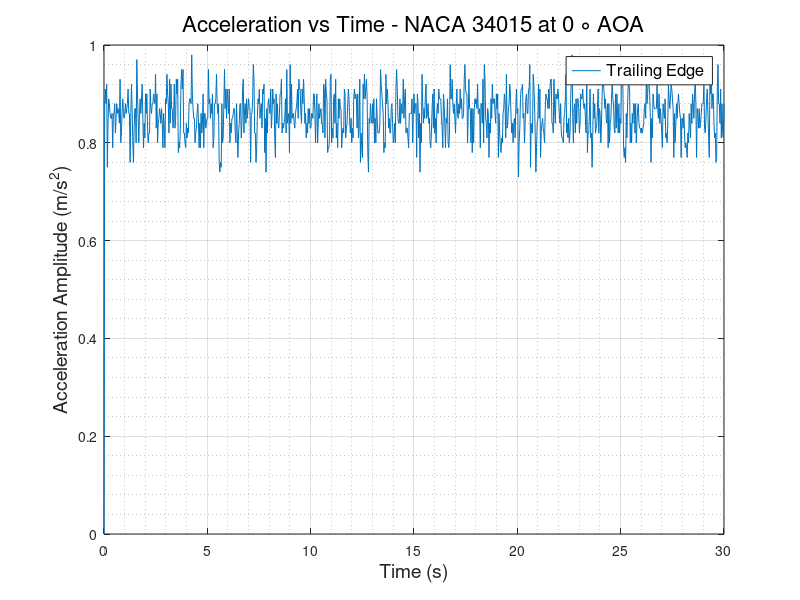
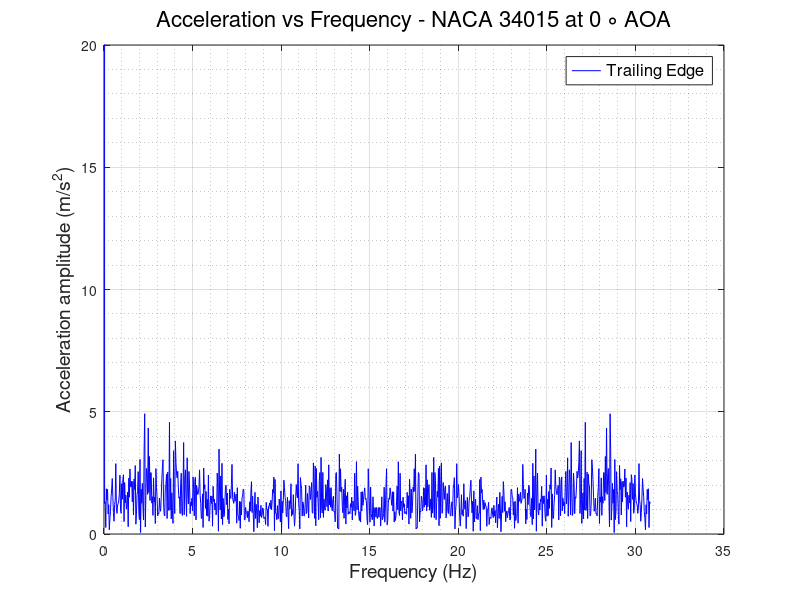

Source code (MATLAB) for these figures, in order:
clc
clear
close all
%% READING ACCELEROMETER DATA and defining Variables
                      % TRAILING EDGE %
data   = xlsread('TE_400rpm.csv');
TE_time   = data(:,1);
TE_X_acc  = data(:,2);
TE_Y_acc  = data(:,3);
TE_Z_acc  = data(:,4);
TE_R_acc  = sqrt(TE_X_acc.^2 + TE_Y_acc.^2 + TE_Z_acc.^2);
% plot(TE_time,TE_R_acc)
N      = numel(TE_time);
Ts     = abs(diff(TE_time(1:2)));
fs     = 1/Ts;
f_axis = [0:N-1]*fs/N;
A_freq_TE = fft(TE_Z_acc);
figure(1)
plot(TE_time, TE_Z_acc)
grid on
grid minor
xlabel('Time (s)','FontSize',14,'FontWeight','normal')
ylabel('Acceleration Amplitude (m/s^2)','FontSize',14,'FontWeight','normal')
legend ('Trailing Edge','FontSize',12,'FontWeight','normal')
title('Acceleration vs Time - NACA 34015 at 0 \circ AOA','FontSize',16,'FontWeight','normal')
% ylim([0.5 2])
figure(2)
plot(f_axis,abs(A_freq_TE),'-b','LineWidth',0.5)
grid on 
grid minor
ylabel('Acceleration amplitude (m/s^2)','FontSize',14,'FontWeight','normal')
xlabel('Frequency (Hz)','FontSize',14,'FontWeight','normal')
ylim([0 20])
legend ('Trailing Edge','FontSize',12,'FontWeight','normal')
title('Acceleration vs Frequency - NACA 34015 at 0 \circ AOA','FontSize',16,'FontWeight','normal')